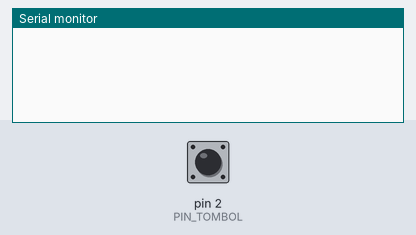
A sketch run on a simulated Arduino Uno, built with avr-gcc and run on an emulated ATmega328P. Parts: the last lines printed to the serial monitor. The test bench sets the inputs (shaded band); at power-on: pin 2 (PIN_TOMBOL) HIGH.

Above: at 1.2 s.
1.3 s: pin 2 (PIN_TOMBOL) pulled LOW for 0.15 s
At 2.1 s:
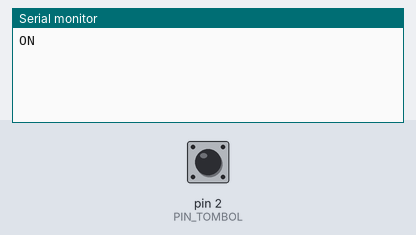
2.9 s: pin 2 (PIN_TOMBOL) pulled LOW for 1 s
At 3.3 s:
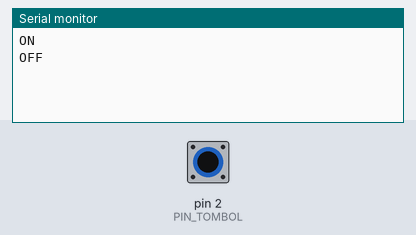

The sketch:

4.ino
```cpp
/*
* MONSTER ARDUINO V2
* Program Tombol dengan Lock Status
* www.ElangSakti.com
*/
// kita set supaya tombol active low
#define ON LOW // active low
#define OFF !ON
// tombol pada pin 2
const byte PIN_TOMBOL = 2;
// data awal ada OFF
// dan data sebelumnya juga OFF
boolean data = OFF;
boolean data_last = data;
// variabel untuk lock status
boolean logika = data;
// delay untuk penekanan tombol.
// setelah tombol ditekan, maka selama 150 ms
// tidak bisa ditekan.
// delay ini berguna untuk menghindari 2 kali eksekusi
unsigned long delay_press = 150; // dalam ms
unsigned long delay_press_last = 0;
void setup() {
// buka koneksi ke serial
Serial.begin(19200);
while(!Serial);
// tombol sebagai input dengan pullup resistor
pinMode(PIN_TOMBOL,INPUT_PULLUP);
}
void loop() {
// jika selisih waktu penekanan tombol
// lebih besar dari waktu delay tombol
// baca tombol lagi, jika tidak tombol tdk dibaca
if( millis() - delay_press_last > delay_press ){
// baca data tombol
data = digitalRead(PIN_TOMBOL);
// jika data berbeda dari data sebelumnya
// cetak ke serial monitor
if(data != data_last){
// jika data = ON
if(data == ON){
// balik status logika tolbol
logika = !logika;
// jika ON, cetak ON
// jika OFF, cetak OFF
if( logika == ON ){
Serial.println("ON");
} else {
  Serial.println("OFF");
}
}
// simpan data sebagai data sebelumnya
data_last = data;
// catat waktu penekanan tombol terakhir
delay_press_last = millis();
}
}
}
```

Measured:
- after the input at 1.3 s, the serial monitor: prints a new line at once (image 1)
- after the input at 2.9 s, the serial monitor: prints a new line at once (image 2)
